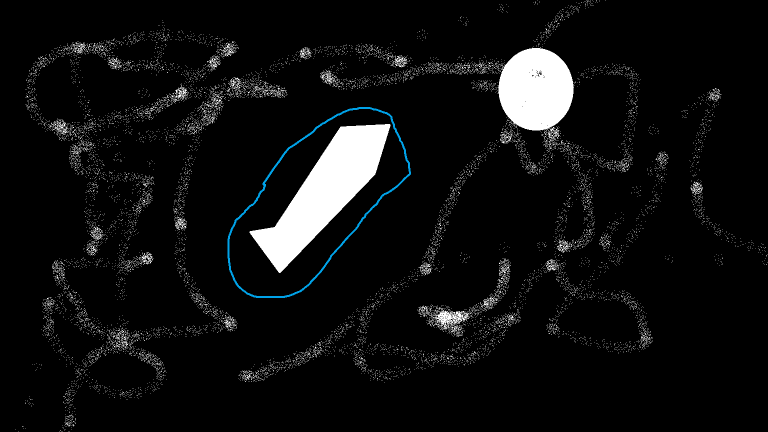
#> input picture openCV/example.png, 1536 x 864 px (shown at 1/2 size)
$ python extractRegionTest.py   (older library calls are emulated)
#> lines starting #> are read from the running program, lines starting #| are printed output that depends on the picture; after the words box and inside, x2 and y2 are one past the last pixel; in counts of white or black regions, pixels touching at a corner belong together
import numpy as np
import cv2

img = cv2.imread('./example.png', 1)
#> img is the input picture: shape (864, 1536, 3); mean B, G, R 16, 15.8, 15.2
hsv = cv2.cvtColor(img, cv2.COLOR_BGR2HSV)
#> hsv: shape (864, 1536, 3); mean H, S, V 0.3, 0.9, 16

#filter after color
lower =np.array([0,0,0])
upper = np.array([75,255,255])
mask0 = cv2.inRange(hsv,lower,upper)
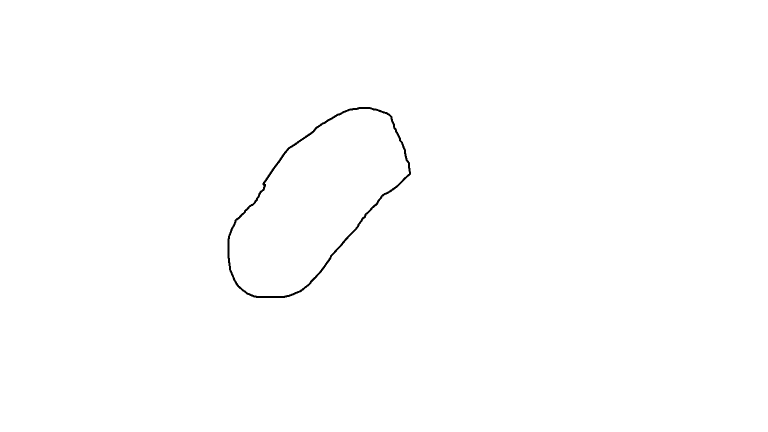
#> mask0: shape (864, 1536) (shown at 1/2 size); 99.7% white; 1 black region, box (x1, y1, x2, y2) and area: (455, 214, 822, 596) 4527
hsvR0 = cv2.bitwise_and(hsv,hsv,mask=mask0)
#> hsvR0: shape (864, 1536, 3); mean H, S, V 0, 0, 15.2
lower = np.array([130,130,130])
upper = np.array([180,255,255])
mask1 = cv2.inRange(hsv,lower,upper)
#> mask1: shape (864, 1536); every value is 0
hsvR1 = cv2.bitwise_and(hsv,hsv,mask=mask1)
#> hsvR1: shape (864, 1536, 3); every value is 0
hsvRF = cv2.bitwise_or(hsvR0,hsvR1)
totalMask = cv2.bitwise_or(mask0,mask1)
totalMask = cv2.bitwise_not(cv2.bitwise_or(mask0,mask1))
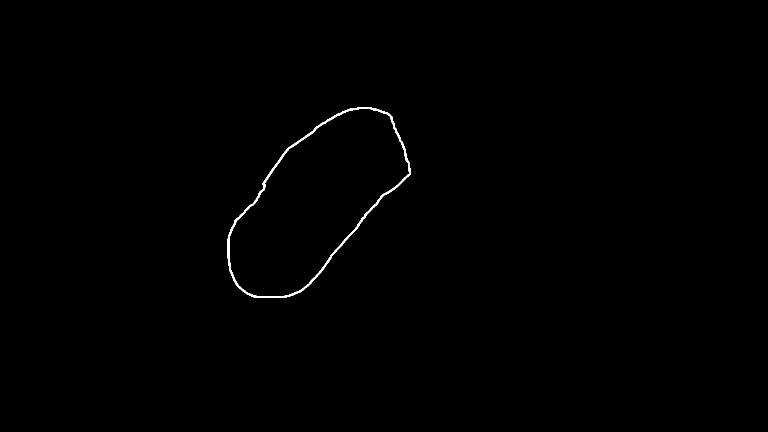
#> totalMask: shape (864, 1536) (shown at 1/2 size); 0.34% white; 1 white region


# find contours in the edged image, keep only the largest
# ones, and initialize our screen contour
im2, contours, hierarchy = cv2.findContours(totalMask,cv2.RETR_TREE,cv2.CHAIN_APPROX_SIMPLE)
#> contours = 2 contours; box (x1, y1, x2, y2) and area: (455, 214, 822, 596) 80519, (458, 217, 819, 593) 76976
cnt = contours[-1]
#> cnt = contour of 465 points, box (x1, y1, x2, y2) (458, 217, 819, 593), area 76976

#cv2.drawContours(hsv, [cnt], 0, (0,255,0), 3)
cv2.fillPoly(totalMask,[cnt],color=(255,255,255))
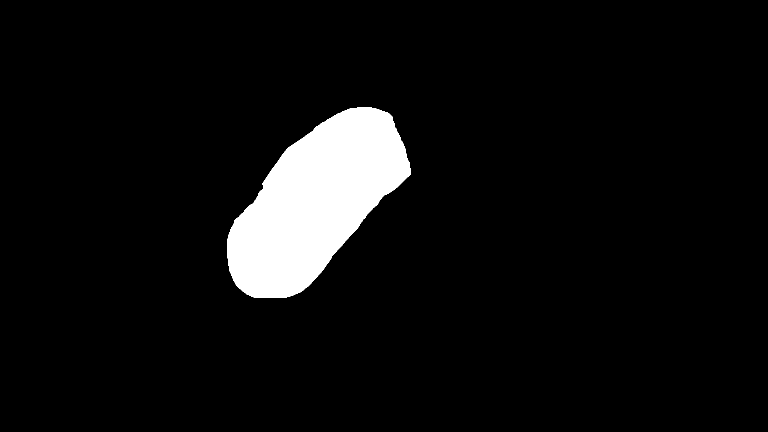
#> totalMask: shape (864, 1536) (shown at 1/2 size); 6.1% white; 1 white region, box (x1, y1, x2, y2) and area: (455, 214, 822, 596) 81016
newImg = cv2.bitwise_and(img,img,mask=totalMask)
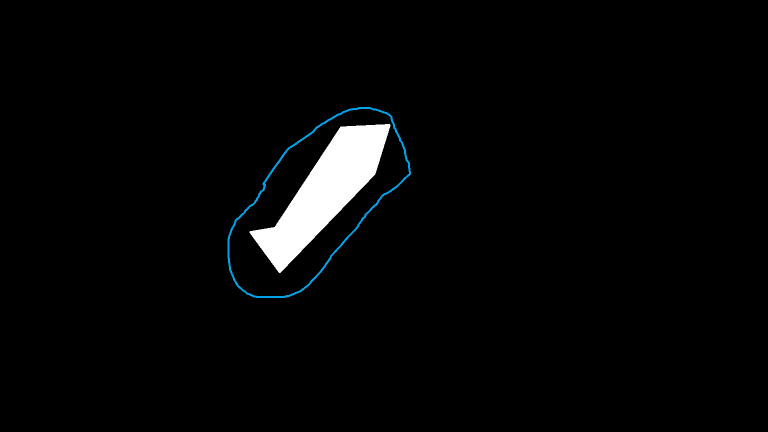
#> newImg: shape (864, 1536, 3) (shown at 1/2 size); mean B, G, R 6.7, 6.5, 5.9

lower = np.array([254,255,255])
upper = np.array([255,255,255])
maskExtra = cv2.inRange(newImg,lower,upper)
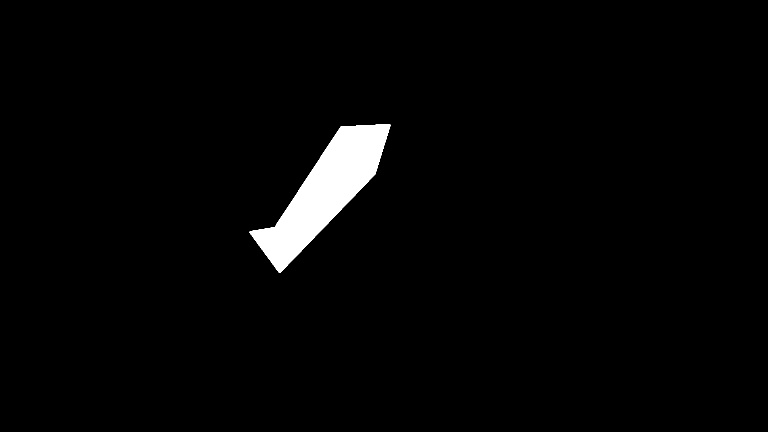
#> maskExtra: shape (864, 1536) (shown at 1/2 size); 2.3% white; 1 white region, box (x1, y1, x2, y2) and area: (499, 248, 781, 546) 30708

result0 = np.count_nonzero(maskExtra)
#> result0 = 30708
result1 = np.count_nonzero(totalMask)
#> result1 = 81016
result3 = (np.count_nonzero(maskExtra) / (np.count_nonzero(totalMask)/100))
#> result3 = 37.9


cv2.imshow('hsv',hsv)
cv2.imshow('hsvr0',hsvRF)
cv2.imshow('mask',totalMask)
cv2.imshow('extraMask',maskExtra)
cv2.imshow('newImg',newImg)


cv2.waitKey(0)
cv2.destroyAllWindows()
